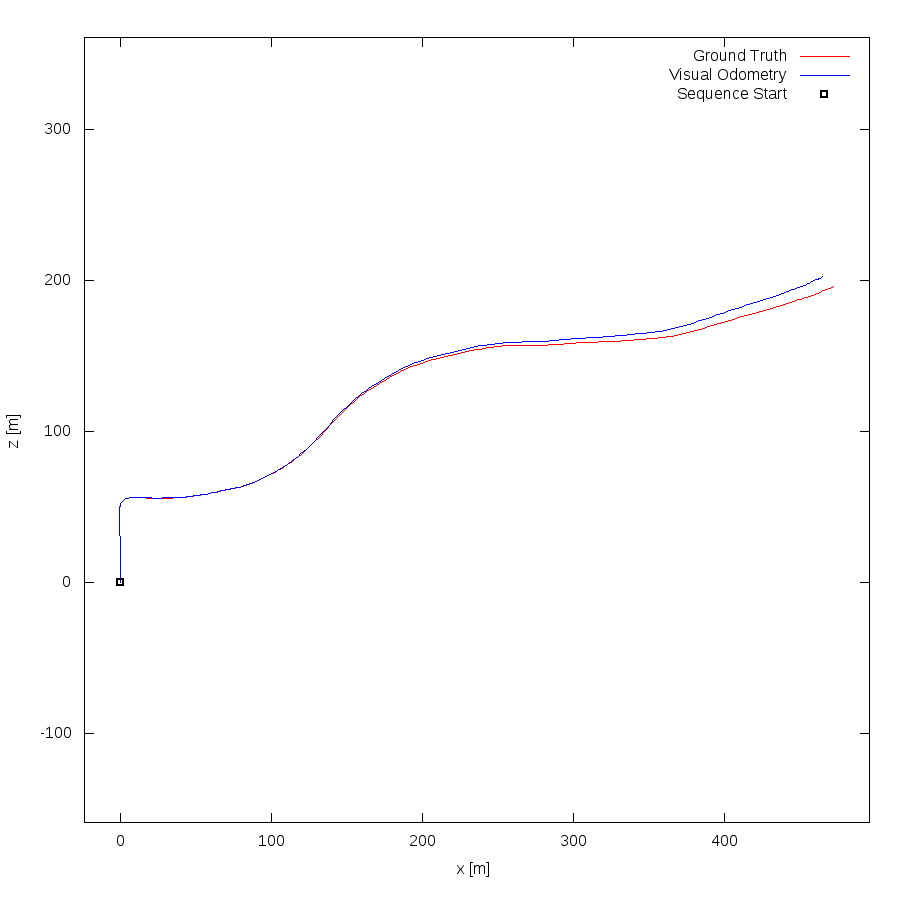

This chart was generated by the following gnuplot code:
set term postscript eps enhanced color
set output "03.eps"
set size ratio -1
set xrange [-24:496]
set yrange [-159:361]
set xlabel "x [m]"
set ylabel "z [m]"
plot "03.txt" using 1:2 lc rgb "#FF0000" title 'Ground Truth' w lines,"03.txt" using 3:4 lc rgb "#0000FF" title 'Visual Odometry' w lines,"< head -1 03.txt" using 1:2 lc rgb "#000000" pt 4 ps 1 lw 2 title 'Sequence Start' w points
